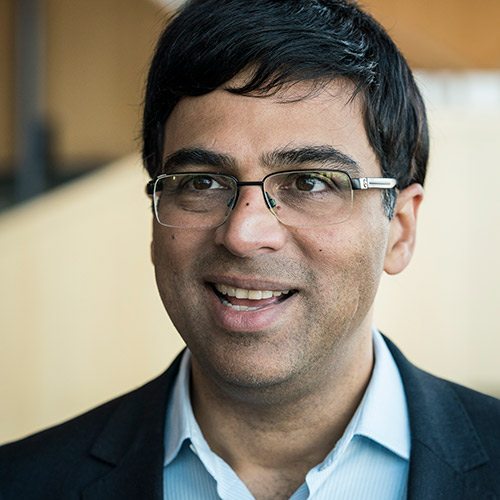
#> input picture model/test_images/anand.jpg, 500 x 500 px
$ jupyter execute --allow-errors 'Sportsperson classifier.ipynb'   (shell and % lines are left out)
#> lines starting #> are read from the running program, lines starting #| are printed output that depends on the picture
[cell 1]
import numpy as np
import cv2
import matplotlib
from matplotlib import pyplot as plt

[cell 2]
img = cv2.imread('./test_images/anand.jpg')
#> img is the input picture: shape (500, 500, 3); mean B, G, R 115.2, 128.9, 136.3
img.shape
#> Out = (500, 500, 3)

[cell 3]
plt.imshow(img)

[cell 4]
gray = cv2.cvtColor(img, cv2.COLOR_BGR2GRAY)
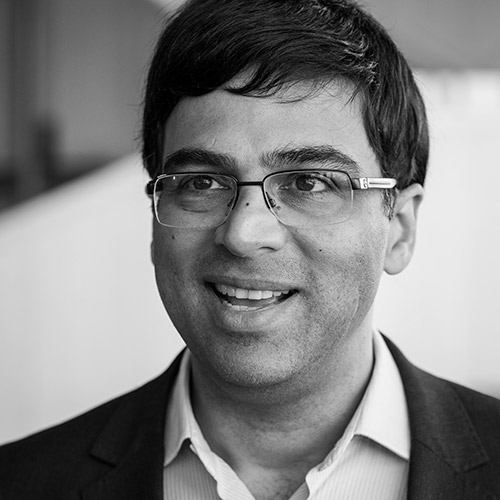
#> gray: shape (500, 500); min 0, max 255, mean 129.5
gray.shape
#> Out = (500, 500)

[cell 5]
gray

[cell 6]
plt.imshow(gray, cmap='gray')

[cell 7]
face_cascade = cv2.CascadeClassifier('./opencv/haarcascades/haarcascade_frontalface_default.xml')
eye_cascade = cv2.CascadeClassifier('./opencv/haarcascades/haarcascade_eye.xml')
eye_spect_cascade = cv2.CascadeClassifier('./opencv/haarcascades/haarcascade_eye_tree_eyeglasses.xml')

faces = face_cascade.detectMultiScale(gray, 1.3, 5)
#> faces = [[115, 77, 275, 275]]
faces
#> Out = [[115, 77, 275, 275]]

[cell 8]
(x,y,w,h) = faces[0]
#> x = 115; y = 77; w = 275; h = 275
x,y,w,h
#> Out = (115, 77, 275, 275)

[cell 9]
face_img = cv2.rectangle(img,(x,y),(x+w,y+h),(0,255,0),2)
plt.imshow(face_img)

[cell 10]
for (x,y,w,h) in faces:
    face_img = cv2.rectangle(img,(x,y),(x+w,y+h),(255,0,0),2)
    roi_gray = gray[y:y+h, x:x+w]
    roi_color = face_img[y:y+h, x:x+w]
    eyes = eye_spect_cascade.detectMultiScale(roi_gray)
    for (ex,ey,ew,eh) in eyes:
        cv2.rectangle(roi_color,(ex,ey),(ex+ew,ey+eh),(0,255,0),2)
#> this loop made 1 pass
#> (x, y, w, h, eyes) on pass 1: (115, 77, 275, 275, [[60, 81, 53, 53], [163, 81, 57, 57]])
#> img: shape (500, 500, 3); mean B, G, R 116.7, 128.1, 133.9
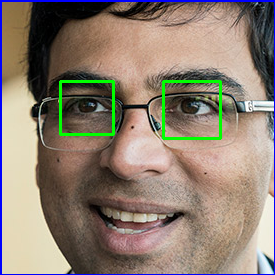
#> roi_color: shape (275, 275, 3); mean B, G, R 113.4, 127.3, 141.1


plt.figure()
plt.imshow(face_img, cmap='gray')
plt.show()

[cell 11]
for (x,y,w,h) in faces:
    face_img = cv2.rectangle(img,(x,y),(x+w,y+h),(255,0,0),2)
    roi_gray = gray[y:y+h, x:x+w]
    roi_color = face_img[y:y+h, x:x+w]
    eyes = eye_cascade.detectMultiScale(roi_gray)
    for (ex,ey,ew,eh) in eyes:
        cv2.rectangle(roi_color,(ex,ey),(ex+ew,ey+eh),(0,255,0),2)
#> this loop made 1 pass
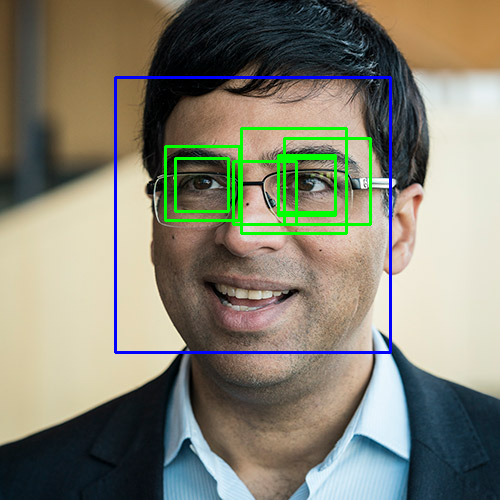
#> img: shape (500, 500, 3); mean B, G, R 114.7, 130, 131.4
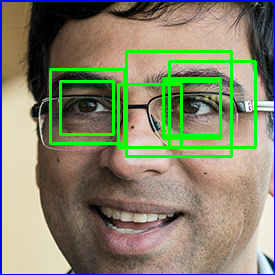
#> roi_color: shape (275, 275, 3); mean B, G, R 107, 133.8, 132.7


plt.figure()
plt.imshow(face_img, cmap='gray')
plt.show()

[cell 12]
cv2.destroyAllWindows()
for (x,y,w,h) in faces:
    face_img = cv2.rectangle(img,(x,y),(x+w,y+h),(255,0,0),2)
    roi_gray = gray[y:y+h, x:x+w]
    roi_color = face_img[y:y+h, x:x+w]
    eyes = eye_cascade.detectMultiScale(roi_gray)
    for (ex,ey,ew,eh) in eyes:
        cv2.rectangle(roi_color,(ex,ey),(ex+ew,ey+eh),(0,255,0),2)


plt.figure()
plt.imshow(face_img, cmap='gray')
plt.show()

[cell 13]
plt.imshow(roi_color, cmap='gray')

[cell 14]
cropped_img = np.array(roi_color)
cropped_img.shape
#> Out = (275, 275, 3)

[cell 15]
import numpy as np
import pywt
import cv2

def w2d(img, mode='haar', level=1):
#> called with mode = 'db1', level = 5
    imArray = img
    #Datatype conversions
    #convert to grayscale
    imArray = cv2.cvtColor( imArray,cv2.COLOR_RGB2GRAY )
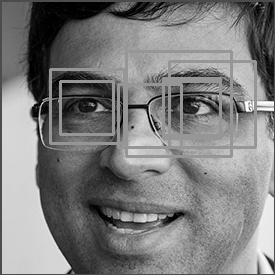
#> imArray: shape (275, 275); min 0, max 255, mean 125.6
    #convert to float
    imArray =  np.float32(imArray)
    imArray /= 255;
    # compute coefficients
    coeffs=pywt.wavedec2(imArray, mode, level=level)
#> coeffs = 6 items

    #Process Coefficients
    coeffs_H=list(coeffs)
#> coeffs_H = 6 items
    coeffs_H[0] *= 0;

    # reconstruction
    imArray_H=pywt.waverec2(coeffs_H, mode);
    imArray_H *= 255;
    imArray_H =  np.uint8(imArray_H)

    return imArray_H

[cell 16]
im_har = w2d(cropped_img,'db1',5)
plt.imshow(im_har, cmap='gray')

[cell 17]
def get_cropped_image_if_2_eyes(image_path):
    try:
        img = cv2.imread(image_path)
        gray = cv2.cvtColor(img, cv2.COLOR_BGR2GRAY)
        faces = face_cascade.detectMultiScale(gray, 1.3, 5)
        for (x,y,w,h) in faces:
            roi_gray = gray[y:y+h, x:x+w]
            roi_color = img[y:y+h, x:x+w]
            eyes = eye_cascade.detectMultiScale(roi_gray)
            if len(eyes) >= 2:
                return roi_color
    except:
        return None

[cell 18]
original_image = cv2.imread('./test_images/91b37-16741295618495-1920.jpg')
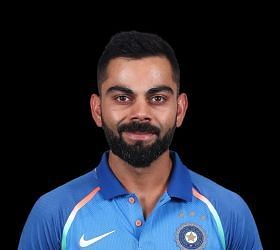
#> input picture model/test_images/91b37-16741295618495-1920.jpg, 280 x 250 px
#> original_image is the input picture: shape (250, 280, 3); mean B, G, R 54.9, 42.1, 37.5
plt.imshow(original_image)

[cell 19]
cropped_image = get_cropped_image_if_2_eyes('./test_images/91b37-16741295618495-1920.jpg')
#> in get_cropped_image_if_2_eyes, `gray = cv2.cvtColor(img, cv2.COLOR_BGR2GRAY)`:
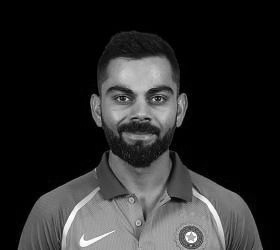
#> gray: shape (250, 280); min 0, max 255, mean 42.2
#> in get_cropped_image_if_2_eyes, `faces = face_cascade.detectMultiScale(gray, 1.3, 5)`: faces = [[85, 55, 108, 108]]
#> the loop in get_cropped_image_if_2_eyes, `for (x,y,w,h) in faces:` made 1 pass
#> (x, y, w, h, eyes) on pass 1: (85, 55, 108, 108, [[24, 30, 25, 25], [59, 30, 25, 25]])
#> pass 1, in get_cropped_image_if_2_eyes, `roi_color = img[y:y+h, x:x+w]`:
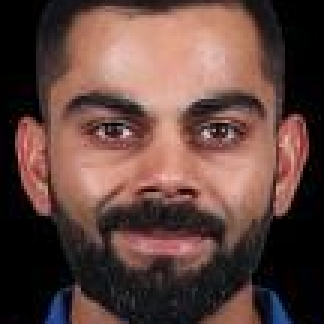
#> roi_color: shape (108, 108, 3) (shown 3 times larger); mean B, G, R 62, 68, 96.4
plt.imshow(cropped_image)

[cell 20]
original_image = cv2.imread('./test_images/15federer-photos-slide-V9RG-mediumSquareAt3X.jpg')
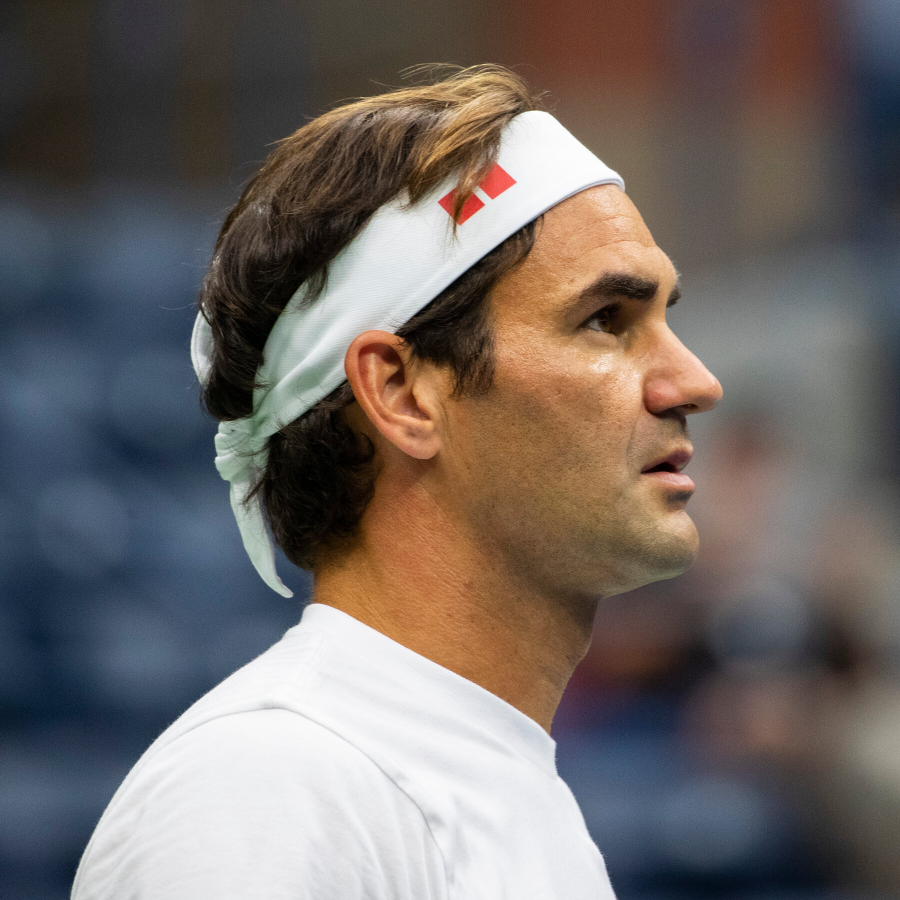
#> input picture model/test_images/15federer-photos-slide-V9RG-mediumSquareAt3X.jpg, 1800 x 1800 px (shown at 1/2 size)
#> original_image is the input picture: shape (1800, 1800, 3); mean B, G, R 101.6, 105.3, 113.5
plt.imshow(original_image)

[cell 21]
cropped_image = get_cropped_image_if_2_eyes('./test_images/15federer-photos-slide-V9RG-mediumSquareAt3X.jpg')
#> in get_cropped_image_if_2_eyes (call 2), `gray = cv2.cvtColor(img, cv2.COLOR_BGR2GRAY)`:
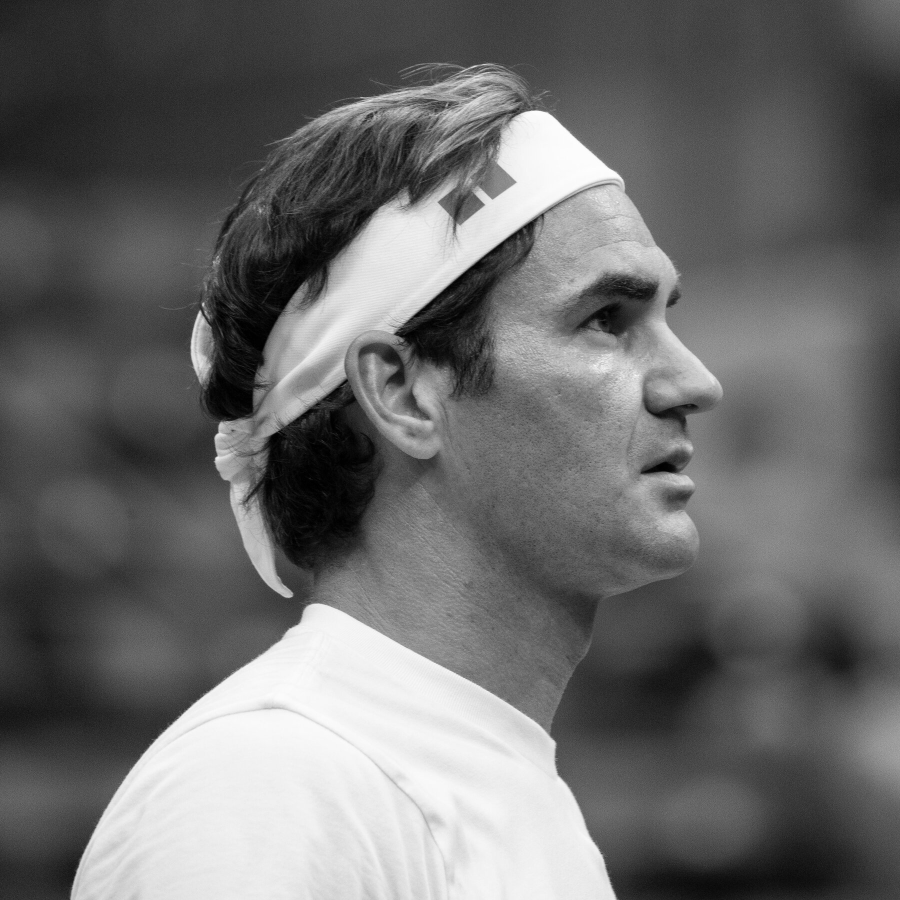
#> gray: shape (1800, 1800) (shown at 1/2 size); min 0, max 255, mean 107.3
#> in get_cropped_image_if_2_eyes (call 2), `faces = face_cascade.detectMultiScale(gray, 1.3, 5)`: faces = ()
cropped_image

[cell 22]
path_to_data = "./dataset/"
path_to_cr_data = "./dataset/cropped/"

[cell 23]
import os
img_dirs = []
for entry in os.scandir(path_to_data):
    if entry.is_dir():
        img_dirs.append(entry.path)

[cell 24]
img_dirs

[cell 25]
import shutil
if os.path.exists(path_to_cr_data):
     shutil.rmtree(path_to_cr_data)
os.mkdir(path_to_cr_data)

[cell 26]
img_dirs

[cell 27]
for img_dir in img_dirs:
    count = 1
    celebrity_name = img_dir.split('/')[-1]
    print(celebrity_name)

[cell 28]
cropped_image_dirs = []
celebrity_file_names_dict = {}

for img_dir in img_dirs:
    count = 1
    celebrity_name = img_dir.split('/')[-1]
    print(celebrity_name)

    celebrity_file_names_dict[celebrity_name] = []

    for entry in os.scandir(img_dir):
        roi_color = get_cropped_image_if_2_eyes(entry.path)
        if roi_color is not None:
            cropped_folder = path_to_cr_data + celebrity_name
            if not os.path.exists(cropped_folder):
                os.makedirs(cropped_folder)
                cropped_image_dirs.append(cropped_folder)
                print("Generating cropped images in folder: ",cropped_folder)

            cropped_file_name = celebrity_name + str(count) + ".png"
            cropped_file_path = cropped_folder + "/" + cropped_file_name

            cv2.imwrite(cropped_file_path, roi_color)
            celebrity_file_names_dict[celebrity_name].append(cropped_file_path)
            count += 1

[cell 29]
celebrity_file_names_dict = {}
for img_dir in cropped_image_dirs:
    celebrity_name = img_dir.split('/')[-1]
    file_list = []
    for entry in os.scandir(img_dir):
        file_list.append(entry.path)
    celebrity_file_names_dict[celebrity_name] = file_list
celebrity_file_names_dict

[cell 30]
class_dict = {}
count = 0
for celebrity_name in celebrity_file_names_dict.keys():
    class_dict[celebrity_name] = count
    count = count + 1
class_dict
